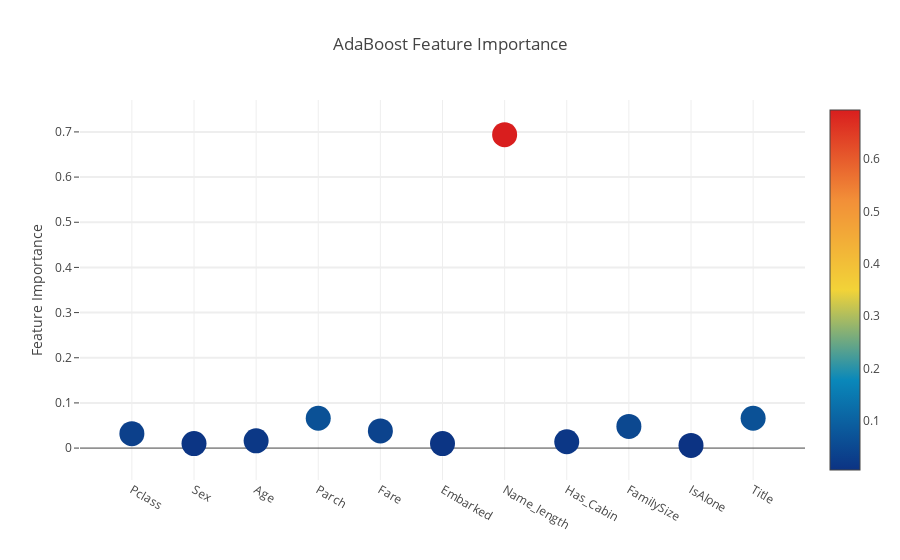

The cell this chart's notebook holds for it:
### Markdown cell above
ExtraTrees 분류기에서 생존가능성과 가장 연관된 feature은
Sex(성별), Title , Pclass 순이다..

### Code cell
# Scatter plot - AdaBoost
trace = go.Scatter(
    y=feature_dataframe['AdaBoost feature importances'].values,
    x=feature_dataframe['features'].values,
    mode='markers',
    marker=dict(
        sizemode='diameter',
        sizeref=1,
        size=25,
        color=feature_dataframe['AdaBoost feature importances'].values,
        colorscale='Portland',
        showscale=True
    ),
    text= feature_dataframe['features'].values
)

data=[trace]

layout= go.Layout(
    autosize=True,
    title='AdaBoost Feature Importance',
    hovermode='closest',
    yaxis=dict(
        title='Feature Importance',
        ticklen=5,
        gridwidth=2
    ),
    showlegend=False
)

fig= go.Figure(data=data, layout=layout)
py.iplot(fig, filename='scatter2010')

### Figure 1 — Plotly figure (JSON) as saved in the notebook; plotly's stock layout.template omitted (floating-point values rounded to 4 significant figures)
{"data": [{"marker": {"color": [0.032, 0.01, 0.016, 0.066, 0.038, 0.01, 0.694, 0.014, 0.048, 0.006, 0.066], "colorscale": "Portland", "showscale": true, "size": 25, "sizemode": "diameter", "sizeref": 1}, "mode": "markers", "text": ["Pclass", "Sex", "Age", "Parch", "Fare", "Embarked", "Name_length", "Has_Cabin", "FamilySize", "IsAlone", "Title"], "type": "scatter", "uid": "658a9ef7-49e6-4090-80be-59336f9a5574", "x": ["Pclass", "Sex", "Age", "Parch", "Fare", "Embarked", "Name_length", "Has_Cabin", "FamilySize", "IsAlone", "Title"], "y": [0.032, 0.01, 0.016, 0.066, 0.038, 0.01, 0.694, 0.014, 0.048, 0.006, 0.066]}], "layout": {"autosize": true, "hovermode": "closest", "showlegend": false, "title": {"text": "AdaBoost Feature Importance"}, "yaxis": {"gridwidth": 2, "ticklen": 5, "title": {"text": "Feature Importance"}}}}
